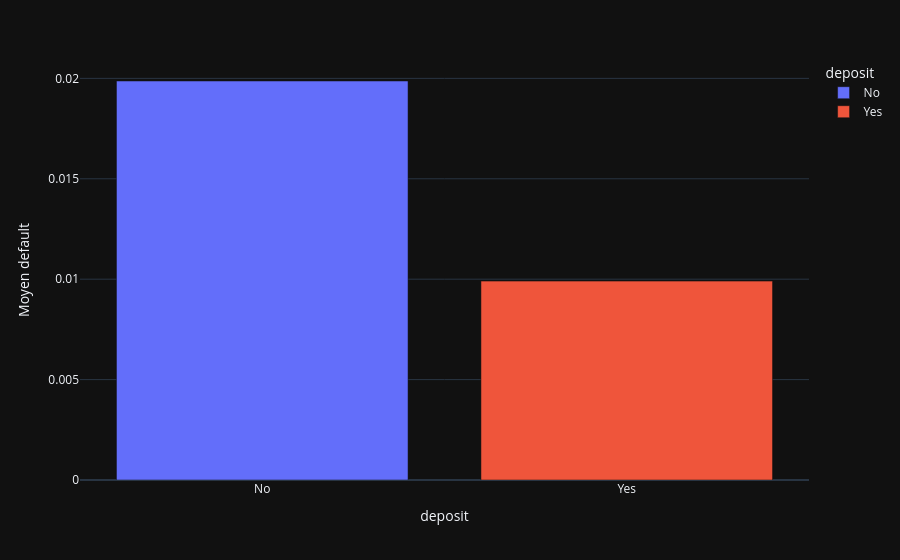

Notebook source saved alongside this figure:
### Code cell
default_deposit=data_filter.groupby("deposit")["default"].mean().reset_index()
print(default_deposit.head())
dic={1:"Yes",0:'No'}
default_deposit_coder=default_deposit.replace(dic)
fig=px.bar(default_deposit_coder,x="deposit",y="default",color="deposit",labels={"default":"Moyen default","deposit":"deposit"})
fig.show()

### Figure 1 — Plotly figure (JSON) as saved in the notebook; plotly's stock layout.template omitted (floating-point values rounded to 4 significant figures)
{"data": [{"hovertemplate": "deposit=%{x}<br>Moyen default=%{y}<extra></extra>", "legendgroup": "No", "marker": {"color": "#636efa", "pattern": {"shape": ""}}, "name": "No", "orientation": "v", "showlegend": true, "textposition": "auto", "x": ["No"], "xaxis": "x", "y": [0.01987], "yaxis": "y", "type": "bar"}, {"hovertemplate": "deposit=%{x}<br>Moyen default=%{y}<extra></extra>", "legendgroup": "Yes", "marker": {"color": "#EF553B", "pattern": {"shape": ""}}, "name": "Yes", "orientation": "v", "showlegend": true, "textposition": "auto", "x": ["Yes"], "xaxis": "x", "y": [0.009905], "yaxis": "y", "type": "bar"}], "layout": {"xaxis": {"anchor": "y", "domain": [0.0, 1.0], "title": {"text": "deposit"}, "categoryorder": "array", "categoryarray": ["No", "Yes"]}, "yaxis": {"anchor": "x", "domain": [0.0, 1.0], "title": {"text": "Moyen default"}}, "legend": {"title": {"text": "deposit"}, "tracegroupgap": 0}, "margin": {"t": 60}, "barmode": "relative"}}
